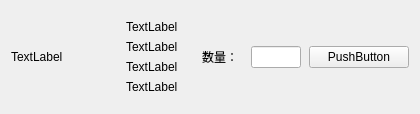
           <widget class="QWidget" name="widget_15" native="true">
            <layout class="QHBoxLayout" name="horizontalLayout_11">
             <item>
              <widget class="QLabel" name="pic_5">
               <property name="minimumSize">
                <size>
                 <width>100</width>
                 <height>0</height>
                </size>
               </property>
               <property name="maximumSize">
                <size>
                 <width>100</width>
                 <height>16777215</height>
                </size>
               </property>
               <property name="text">
                <string>TextLabel</string>
               </property>
              </widget>
             </item>
             <item>
              <widget class="QWidget" name="widget_16" native="true">
               <layout class="QVBoxLayout" name="verticalLayout_5">
                <item>
                 <widget class="QLabel" name="title_5">
                  <property name="text">
                   <string>TextLabel</string>
                  </property>
                 </widget>
                </item>
                <item>
                 <widget class="QLabel" name="memo_5">
                  <property name="text">
                   <string>TextLabel</string>
                  </property>
                 </widget>
                </item>
                <item>
                 <widget class="QLabel" name="event_5">
                  <property name="text">
                   <string>TextLabel</string>
                  </property>
                 </widget>
                </item>
                <item>
                 <widget class="QLabel" name="price_5">
                  <property name="text">
                   <string>TextLabel</string>
                  </property>
                 </widget>
                </item>
               </layout>
              </widget>
             </item>
             <item>
              <widget class="QWidget" name="widget_32" native="true">
               <property name="minimumSize">
                <size>
                 <width>110</width>
                 <height>0</height>
                </size>
               </property>
               <property name="maximumSize">
                <size>
                 <width>110</width>
                 <height>16777215</height>
                </size>
               </property>
               <layout class="QHBoxLayout" name="horizontalLayout_23">
                <item>
                 <widget class="QLabel" name="label_58">
                  <property name="minimumSize">
                   <size>
                    <width>50</width>
                    <height>0</height>
                   </size>
                  </property>
                  <property name="maximumSize">
                   <size>
                    <width>50</width>
                    <height>16777215</height>
                   </size>
                  </property>
                  <property name="text">
                   <string>数量：</string>
                  </property>
                 </widget>
                </item>
                <item>
                 <widget class="QLineEdit" name="num_5">
                  <property name="minimumSize">
                   <size>
                    <width>50</width>
                    <height>0</height>
                   </size>
                  </property>
                  <property name="maximumSize">
                   <size>
                    <width>50</width>
                    <height>16777215</height>
                   </size>
                  </property>
                 </widget>
                </item>
               </layout>
              </widget>
             </item>
             <item>
              <widget class="QPushButton" name="buy5">
               <property name="minimumSize">
                <size>
                 <width>100</width>
                 <height>0</height>
                </size>
               </property>
               <property name="maximumSize">
                <size>
                 <width>100</width>
                 <height>16777215</height>
                </size>
               </property>
               <property name="text">
                <string>PushButton</string>
               </property>
              </widget>
             </item>
            </layout>
           </widget>
